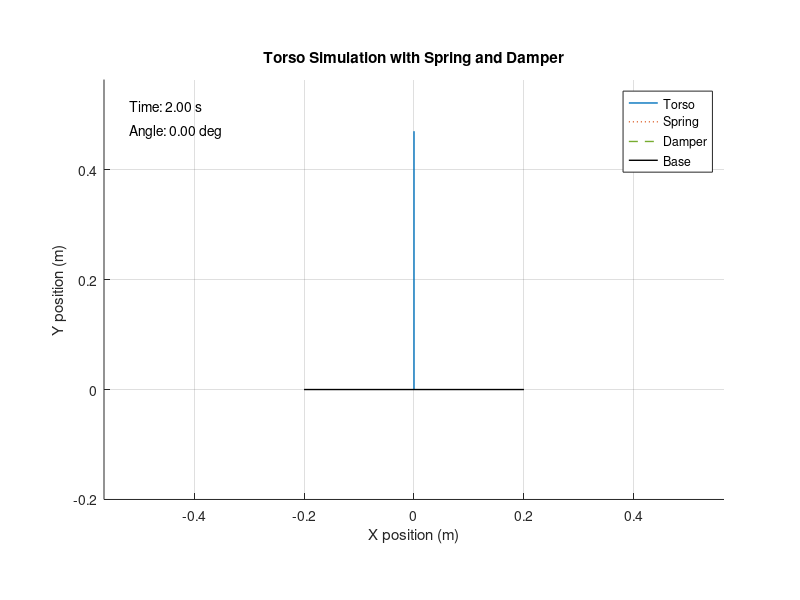
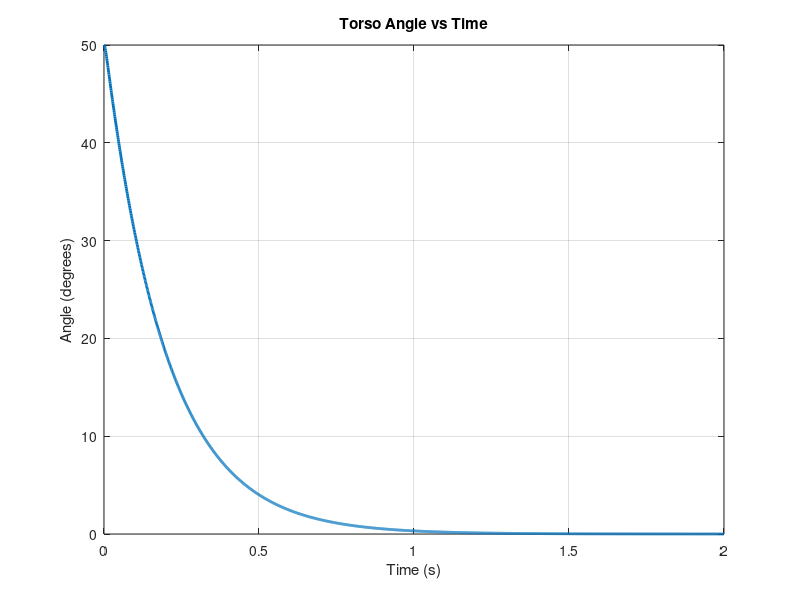

Write MATLAB code to recreate these figures, in order.
%% Me 469 Project
% Spring 2025
close all; clear; clc;

%% Params
% Body Params
lt = 0.47;
lh = 0.21;
mt = 60.5;
mh = 4.3;

% Spring/Damper Params
kb = 6126;
kn = 35500;
bb = 1200;
bn = 421;

% Other Variables
g = 9.81; % m/s
l_body = lt*lh;

% Plotting Colors
Colors = {
    [0.0000 0.4470 0.7410],
    [0.8500 0.3250 0.0980],
    [0.9290 0.6940 0.1250],
    [0.4940 0.1840 0.5560],
    [0.4660 0.6740 0.1880],
    [0.3010 0.7450 0.9330],
    [0.6350 0.0780 0.1840]
};

%% Torso Simulation
% Equation Break-up
den = mt * lt^2;
A_12 = (3/2) * (mt*lt*g - 2*kb) / den;
A_22 = - 3*bb / (mt*lt^2);

% State Space
A = [0 1;
     A_12 A_22];
B = [0; 0];
C = eye(2,2);
D = [0; 0];

IC = [50; 0];

% Simulation
sys = ss(A,B,C,D);
t = 0:0.001:2;
u = zeros(1, length(t));
y = lsim(sys, u, t, IC);

%% Animation of Torso with Spring and Damper
% Create figure
figure('Position', [100, 100, 800, 600]);
h_ax = axes('XLim', [-1.2*lt, 1.2*lt], 'YLim', [-0.2, 1.2*lt]);
axis equal;
grid on;
hold on;

% Initialize graphics objects
torso = line([0, 0], [0, 0], 'LineWidth', 1, 'Color', Colors{1});
spring = line([0, 0], [0, 0], 'LineWidth', 1, 'Color', Colors{2}, 'LineStyle', ':');
damper = line([0, 0], [0, 0], 'LineWidth', 1, 'Color', Colors{5}, 'LineStyle', '--');
base = line([-0.2, 0.2], [0, 0], 'LineWidth', 1, 'Color', 'k');
title('Torso Simulation with Spring and Damper');
xlabel('X position (m)');
ylabel('Y position (m)');

% Draw legend
legend('Torso', 'Spring', 'Damper', 'Base', 'Location', 'best');

% Animation loop
for i = 1:10:length(t)
    % Get current angle
    theta = y(i, 1) * pi/180;  % Convert to radians if your theta is in degrees
    
    % Calculate torso endpoint
    x_torso = lt * sin(theta);
    y_torso = lt * cos(theta);
    
    % Update torso position
    set(torso, 'XData', [0, x_torso], 'YData', [0, y_torso]);
    
    % Calculate spring attachment point (at top of torso)
    spring_x = [x_torso, 0];   % Spring is attached to a fixed point at x=0
    spring_y = [y_torso, lt];  % Spring is attached to a fixed point at y=lt
    
    % Update spring position
    set(spring, 'XData', spring_x, 'YData', spring_y);
    
    % Update damper position (parallel to spring)
    set(damper, 'XData', spring_x, 'YData', spring_y);
    
    % Add text for current time and angle
    delete(findobj(h_ax, 'Type', 'text'));
    text(-1.1*lt, 1.1*lt, sprintf('Time: %.2f s', t(i)), 'FontSize', 10);
    text(-1.1*lt, 1.0*lt, sprintf('Angle: %.2f deg', y(i,1)), 'FontSize', 10);
    
    drawnow;
    pause(0.01);
end

% Final plot showing the trajectory
figure;
plot(t, y(:,1), 'LineWidth', 2);
xlabel('Time (s)');
ylabel('Angle (degrees)');
title('Torso Angle vs Time');
grid on;
